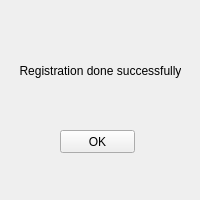
<?xml version="1.0" encoding="UTF-8"?>
<ui version="4.0">
 <class>mainWindow</class>
 <widget class="QMainWindow" name="mainWindow">
  <property name="geometry">
   <rect>
    <x>0</x>
    <y>0</y>
    <width>200</width>
    <height>200</height>
   </rect>
  </property>
  <property name="sizePolicy">
   <sizepolicy hsizetype="Fixed" vsizetype="Fixed">
    <horstretch>0</horstretch>
    <verstretch>0</verstretch>
   </sizepolicy>
  </property>
  <property name="minimumSize">
   <size>
    <width>200</width>
    <height>200</height>
   </size>
  </property>
  <property name="maximumSize">
   <size>
    <width>200</width>
    <height>200</height>
   </size>
  </property>
  <property name="windowTitle">
   <string>4Saved</string>
  </property>
  <widget class="QWidget" name="centralwidget">
   <widget class="QLabel" name="label_4">
    <property name="geometry">
     <rect>
      <x>0</x>
      <y>0</y>
      <width>200</width>
      <height>200</height>
     </rect>
    </property>
    <property name="sizePolicy">
     <sizepolicy hsizetype="Preferred" vsizetype="MinimumExpanding">
      <horstretch>0</horstretch>
      <verstretch>0</verstretch>
     </sizepolicy>
    </property>
    <property name="minimumSize">
     <size>
      <width>200</width>
      <height>200</height>
     </size>
    </property>
    <property name="maximumSize">
     <size>
      <width>200</width>
      <height>200</height>
     </size>
    </property>
    <property name="text">
     <string/>
    </property>
    <property name="pixmap">
     <pixmap>../img/background.png</pixmap>
    </property>
    <property name="scaledContents">
     <bool>false</bool>
    </property>
    <property name="alignment">
     <set>Qt::AlignCenter</set>
    </property>
   </widget>
   <widget class="QLabel" name="labelAlert">
    <property name="geometry">
     <rect>
      <x>20</x>
      <y>30</y>
      <width>161</width>
      <height>81</height>
     </rect>
    </property>
    <property name="text">
     <string>Registration done successfully</string>
    </property>
    <property name="alignment">
     <set>Qt::AlignCenter</set>
    </property>
   </widget>
   <widget class="QPushButton" name="btOk">
    <property name="geometry">
     <rect>
      <x>60</x>
      <y>130</y>
      <width>75</width>
      <height>23</height>
     </rect>
    </property>
    <property name="text">
     <string>OK</string>
    </property>
   </widget>
  </widget>
 </widget>
 <resources/>
 <connections/>
</ui>
